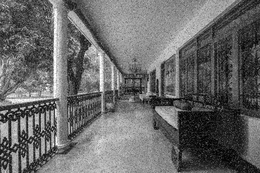
%> input picture image filters/filters.png, 260 x 173 px, shrunk from 916 x 610 before the run
$ octave 'image filters avg weighted avg median.m'   (GNU Octave 9; MATLAB toolbox functions it lacks are replaced by stand-ins)
%> lines starting %> are read from the running program, lines starting %| are printed output that depends on the picture
img = imread('filters.png');
%> img is the input picture: size 173x260 uint8; min 0, max 255, mean 105
img = imnoise(img, 'salt & pepper', 0.02);
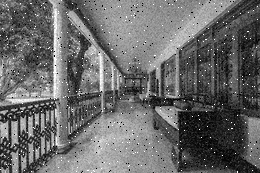
%> img: size 173x260 uint8; min 0, max 255, mean 105.5
img = im2gray(img);
img = double(img);
%> img: size 173x260 double

filtersize = 3;
padsize = floor(filtersize / 2);
paddedimg = padarray(img, [padsize, padsize], 'replicate');
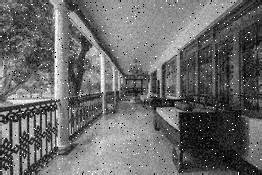
%> paddedimg: size 175x262 double; min 0, max 255, mean 105.6
[M, N] = size(img);
%> M = 173; N = 260

avgfiltered = zeros(M, N);
weightedavgfiltered = zeros(M, N);
medianfiltered = zeros(M, N);

weightedfilter = [1 2 1; 2 4 2; 1 2 1];
weightedfilter = weightedfilter / sum(weightedfilter(:));

for i = 1:M
    for j = 1:N
        region = paddedimg(i:i+filtersize-1, j:j+filtersize-1);
        avgfiltered(i, j) = mean(region(:));
        weightedavgfiltered(i, j) = sum(sum(region .* weightedfilter));
        medianfiltered(i, j) = median(region(:));
    end
end
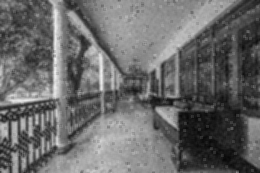
%> avgfiltered: size 173x260 double; min 7.89, max 242.2, mean 105.5
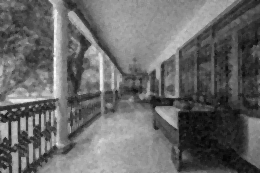
%> medianfiltered: size 173x260 double; min 6, max 255, mean 104.6

avgfiltered = uint8(avgfiltered);
%> avgfiltered: size 173x260 uint8
weightedavgfiltered = uint8(weightedavgfiltered);
%> weightedavgfiltered: size 173x260 uint8
medianfiltered = uint8(medianfiltered);
%> medianfiltered: size 173x260 uint8

avgkernel = ones(3,3) / 9;
avgbuiltin = uint8(conv2(img, avgkernel, 'same'));
wavgbuiltin = uint8(conv2(img, weightedfilter, 'same'));
medianbuiltin = uint8(medfilt2(img, [3 3]));

figure;
subplot(2,3,1), imshow(avgfiltered), title('Avg Filter Manual');
subplot(2,3,2), imshow(weightedavgfiltered), title('Weighted Avg Manual');
subplot(2,3,3), imshow(medianfiltered), title('Median Filter Manual');

subplot(2,3,4), imshow(avgbuiltin), title('Avg Filter Built-in');
subplot(2,3,5), imshow(wavgbuiltin), title('Weighted Avg Built-in');
subplot(2,3,6), imshow(medianbuiltin), title('Median Filter Built-in');

figure;
subplot(1,1,1), imshow('filters.png');
